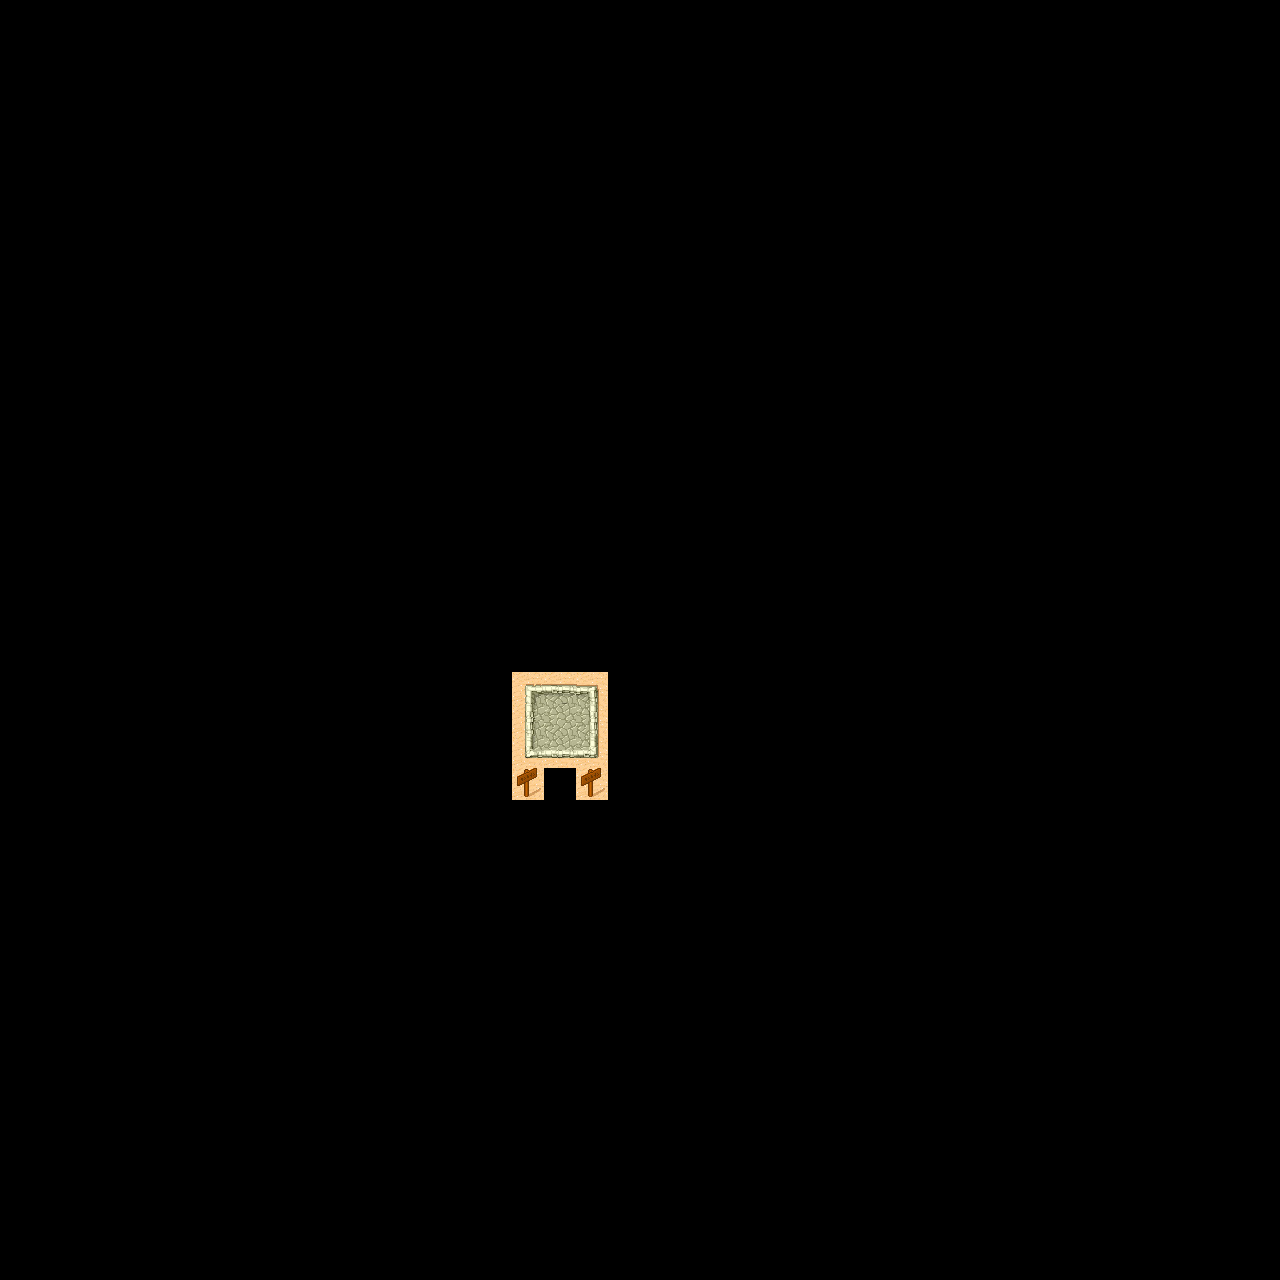

This game map was drawn from its Tiled (.tmx) file and the tilesets committed beside it. A one-line description and the trimmed map source follow:
An orthogonal 40x40 tile map with 32x32 px tiles, 2 tile layers (Ground, Foreground).

<map version="1.0" orientation="orthogonal" width="40" height="40" tilewidth="32" tileheight="32">
 <tileset firstgid="1" source="desert.tsx" />
 <layer name="Ground" width="40" height="40" opacity="0">
  <data>[1600 cells, 1600 non-empty, 40 distinct tile ids]</data>
 </layer>
 <layer name="Foreground" width="40" height="40">
  <data>[1600 cells, 11 non-empty, 10 distinct tile ids]</data>
 </layer>
</map>
